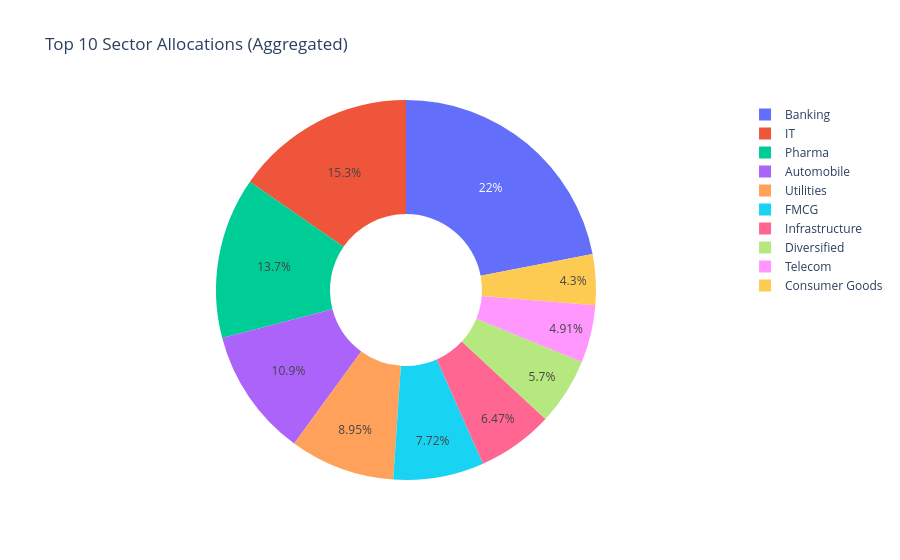

This figure's notebook cell:
### Markdown cell above
### Finding 12: Financial Heavyweights
Across all equity portfolios, the Financial Services and Banking sectors dominate the aggregate allocations. *(See Sector Allocation Donut below)*

### Code cell
# 9. Sector Allocation Donut
sector_weights = df_holdings.groupby('sector')['weight_pct'].sum().sort_values(ascending=False).head(10)

fig = px.pie(values=sector_weights.values, names=sector_weights.index, title='Top 10 Sector Allocations (Aggregated)', hole=0.4)
fig.write_image('../reports/charts/sector_donut.png')
fig.show()

### Figure 1 — Plotly figure (JSON) as saved in the notebook; plotly's stock layout.template omitted (floating-point values rounded to 4 significant figures)
{"data": [{"domain": {"x": [0.0, 1.0], "y": [0.0, 1.0]}, "hole": 0.4, "hovertemplate": "label=%{label}<br>value=%{value}<extra></extra>", "labels": ["Banking", "IT", "Pharma", "Automobile", "Utilities", "FMCG", "Infrastructure", "Diversified", "Telecom", "Consumer Goods"], "legendgroup": "", "name": "", "showlegend": true, "type": "pie", "values": [652.3, 455.5, 407.4, 323.6, 265.5, 229.1, 192.2, 169.2, 145.6, 127.6]}], "layout": {"legend": {"tracegroupgap": 0}, "title": {"text": "Top 10 Sector Allocations (Aggregated)"}}}
